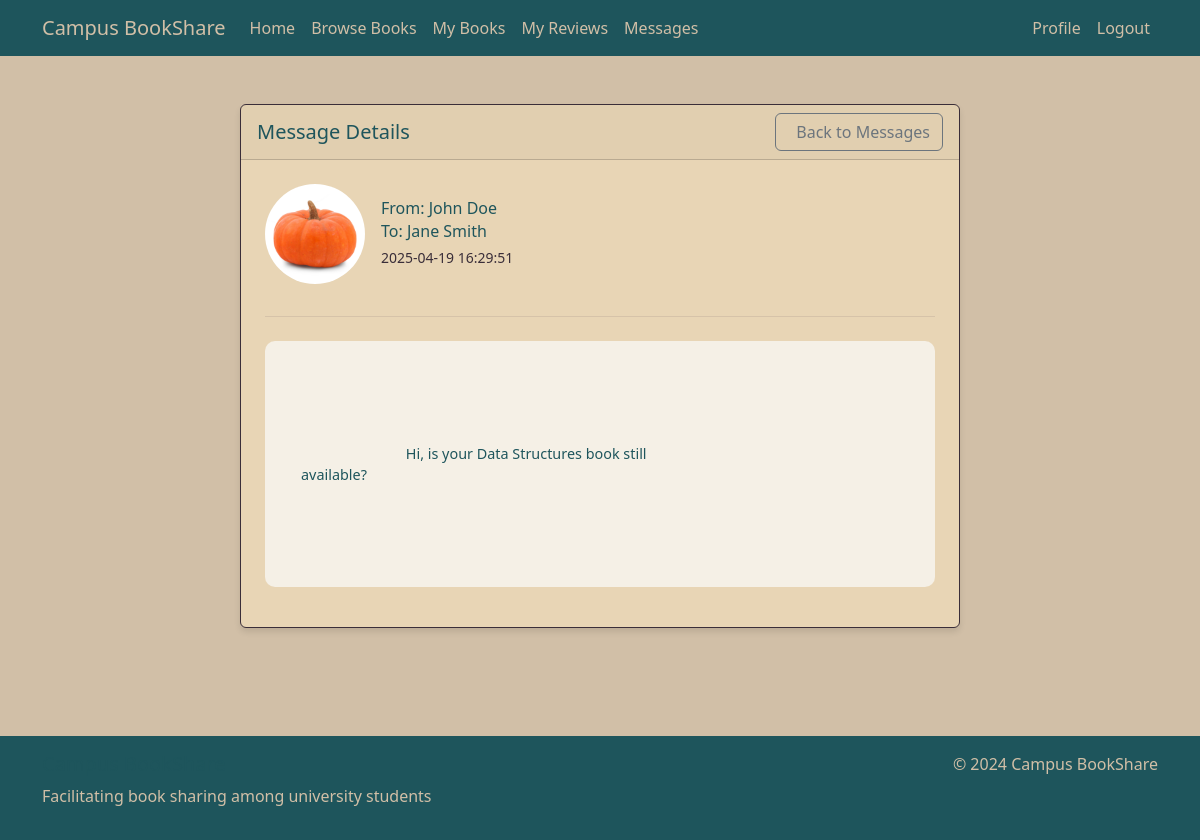
Screenshot of /view_message/1 (signed in) with the database file from the repository.
### tables this page shows
CREATE TABLE Users (
        user_id INTEGER PRIMARY KEY AUTOINCREMENT,
        name TEXT NOT NULL,
        email TEXT NOT NULL UNIQUE,
        password TEXT NOT NULL,
        profile_image TEXT,
        location TEXT
    );

CREATE TABLE Messages (
        message_id INTEGER PRIMARY KEY AUTOINCREMENT,
        sender_id INTEGER,
        receiver_id INTEGER,
        content TEXT NOT NULL,
        timestamp TEXT NOT NULL,
        FOREIGN KEY (sender_id) REFERENCES Users(user_id),
        FOREIGN KEY (receiver_id) REFERENCES Users(user_id)
    );

### app.py (the view)
@app.route('/view_message/<int:message_id>')
@login_required
def view_message(message_id):
    conn = get_db_connection()
    message = conn.execute('''
        SELECT m.*,
               sender.name as sender_name, sender.profile_image as sender_image,
               receiver.name as receiver_name, receiver.profile_image as receiver_image
        FROM Messages m
        JOIN Users sender ON m.sender_id = sender.user_id
        JOIN Users receiver ON m.receiver_id = receiver.user_id
        WHERE m.message_id = ? AND (m.sender_id = ? OR m.receiver_id = ?)
    ''', (message_id, session['user_id'], session['user_id'])).fetchone()
    if not message:
        flash('Message not found or you do not have permission to view it.', 'danger')
        conn.close()
        return redirect(url_for('messages'))
    conn.close()
    return render_template('view_message.html', message=message)

### app.py (called while the page is built)
def get_db_connection():
    conn = sqlite3.connect('database.db')
    conn.row_factory = sqlite3.Row
    return conn

def login_required(f):
    @wraps(f)
    def decorated_function(*args, **kwargs):
        if 'user_id' not in session:
            flash('Please log in to access this page.', 'warning')
            return redirect(url_for('login'))
        return f(*args, **kwargs) # Returns original function if logged in
    return decorated_function

### templates/view_message.html (shortened to what this page needs)
{% extends "base.html" %}
{% block content %}
<div class="container view-message-container">
    <div class="row">
        <div class="col-md-8 mx-auto">
            <div class="card">
                <div class="card-header d-flex justify-content-between align-items-center">
                    <h5 class="mb-0">Message Details</h5>
                    <a href="{{ url_for('messages') }}" class="btn btn-outline-secondary">
                         Back to Messages
                    </a>
                </div>
                <div class="card-body">
                    <div class="message-header mb-4">
                        <div class="d-flex align-items-center mb-3">
                            <img src="{{ message['sender_image'] or url_for('static', filename='images/default-avatar.png') }}"
                                 class="rounded-circle me-3 profile-image-medium"
                                 alt="{{ message['sender_name'] }}">
                            <div>
                                <h6 class="mb-1">From: {{ message['sender_name'] }}</h6>
                                <h6 class="mb-1">To: {{ message['receiver_name'] }}</h6>
                                <small class="text-muted">{{ message['timestamp'] }}</small>
                            </div>
                        </div>
                    </div>
                    <div class="message-content">
                        <div class="message-bubble">
                            {{ message['content'] }}
                        </div>
                    </div>
                </div>
            </div>
        </div>
    </div>
</div>
{% endblock %}

### static/css/style.css (style rules this page uses)
body { background-color: #D1BFA7; color: #1E555C; min-height: 100vh; display: flex; flex-direction: column; }
.card { background-color: #E8D5B5; border: 1px solid #3A2E39; box-shadow: 0 4px 6px rgba(0, 0, 0, 0.1); }
.card-body { color: #1E555C; padding: 1.5rem; }
h1, h2, h3, h4, h5, h6 { color: #1E555C; }
.text-muted { color: #3A2E39 !important; }
.profile-image-medium { width: 100px; height: 100px; object-fit: cover; }
.view-message-container { height: calc(100vh - 200px); display: flex; flex-direction: column; }
.view-message-container .card { height: 100%; display: flex; flex-direction: column; }
.view-message-container .card-body { flex: 1; overflow-y: auto; }
.view-message-container .message-header { border-bottom: 1px solid rgba(58, 46, 57, 0.1); padding-bottom: 1rem; margin-bottom: 1rem; }
.view-message-container .message-content { background-color: #F5F0E6; padding: 1.5rem; border-radius: 10px; margin: 1rem 0; white-space: pre-wrap; }
.message-bubble { max-width: 70%; padding: 0.5rem 0.75rem; border-radius: 0.75rem; position: relative; font-size: 0.9rem; }

### rows the page displays
Users: profile_image (picture), sender_name "John Doe"
Users: receiver_name "Jane Smith"
Messages: timestamp "2025-04-19 16:29:51", content "Hi, is your Data Structures book still available?"
